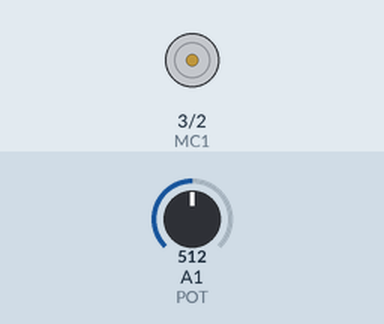
Bench run of a sketch on a simulated Arduino Uno, built with avr-gcc and run on an emulated ATmega328P. On the bench: motor-driver pin pairs drawn as motors (green arrow = first pin HIGH = forward, orange = second pin HIGH = backward, longer = more drive, scaled by the enable pin). Inputs (shaded band) come from the test bench; at power-on: A1 (POT) = 512.

Above: at 1.2 s.
1.3 s: A1 (POT) set to 477
2.8 s: A1 (POT) set to 445
At 3.2 s:
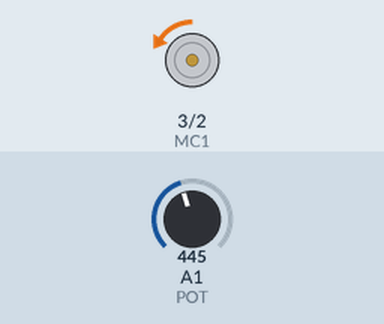
4.3 s: A1 (POT) set to 472
At 5.0 s:
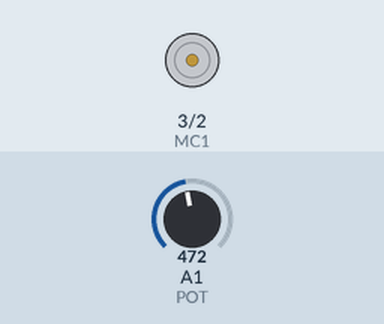
5.8 s: A1 (POT) set to 572
At 6.6 s:
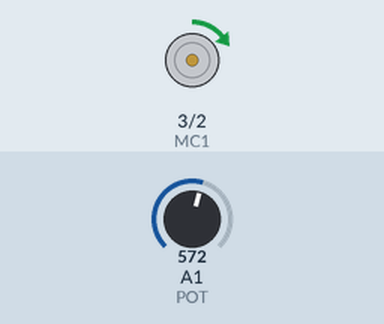
7.3 s: A1 (POT) set to 716
At 8.5 s:
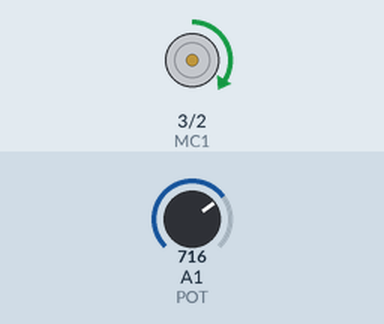
Timing chart, 0 to 9.8 s (numbered marks = the images above; inputs shaded):
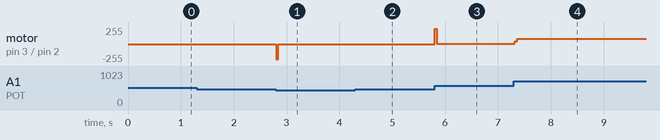

Measured:
- after the input at 1.3 s, every drawn part: stays the same
- after the input at 2.8 s, motor on pin 3 (MC1) / pin 2 (MC2): stopped → backward 7/255 at once
- after the input at 4.3 s, motor on pin 3 (MC1) / pin 2 (MC2): backward 7/255 → stopped at once
- after the input at 5.8 s, motor on pin 3 (MC1) / pin 2 (MC2): stopped → forward 3/255 at once
- after the input at 7.3 s, motor on pin 3 (MC1) / pin 2 (MC2): forward 3/255 → forward 76/255 at once

The sketch:

hbridge.ino
```cpp
const int EN=9;
const int MC1=3;
const int MC2=2;
const int POT=1;

int val = 0;
int velocity=0;

void setup(){
    pinMode(EN, OUTPUT);
    pinMode(MC1, OUTPUT);
    pinMode(MC2, OUTPUT);
    brake();
}


void loop(){
    val = analogRead(POT);

    if(val>562)
    {
	velocity = map(val, 563,1023, 0,255);
	forward(velocity);
    }
    else if(val<462)
    {
	velocity = map(val, 461,0, 0,255);
	reverse(velocity);
    }
    else
    {
	brake();
    }
}

void forward(int rate){
    digitalWrite(EN, LOW);
    digitalWrite(MC1, HIGH);
    digitalWrite(MC2,LOW);
    analogWrite(EN, rate);
}

void reverse(int rate){
    digitalWrite(EN, LOW);
    digitalWrite(MC1, LOW);
    digitalWrite(MC2,HIGH);
    analogWrite(EN, rate);
}

void brake(){
    digitalWrite(EN, LOW);
    digitalWrite(MC1, LOW);
    digitalWrite(MC2,LOW);
    digitalWrite(EN, HIGH);
}
```
